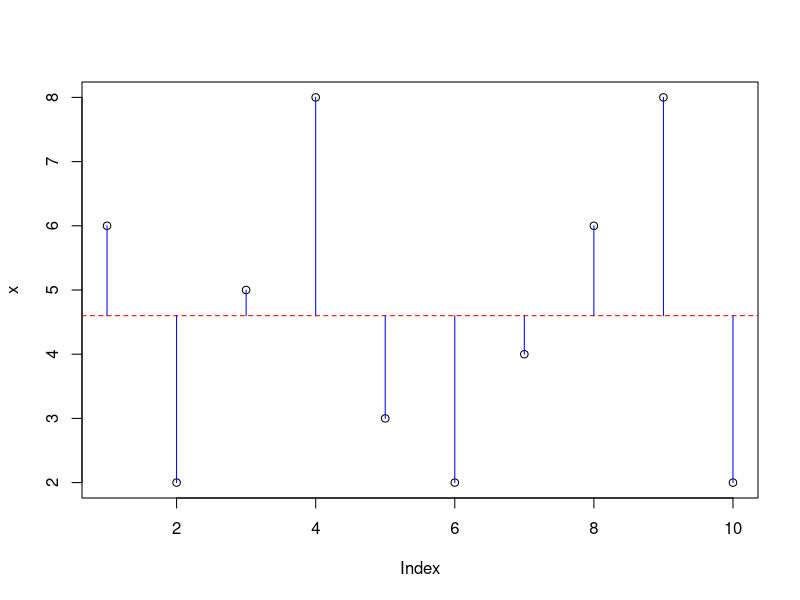

Write the R code that produced this figure.
## ---- chunk 1
n <- 10
x <- rpois(n, lambda = 5)
xbar <- mean(x)
## ---- chunk 2
sum((x - xbar)^2)
sum(x^2) - n * xbar^2
## ---- chunk 3
plot(x)
abline(h = xbar, col = "red", lty = "dashed")
for (i in 1:n) lines(x = c(i, i), y = c(x[i], xbar), col = "blue")
